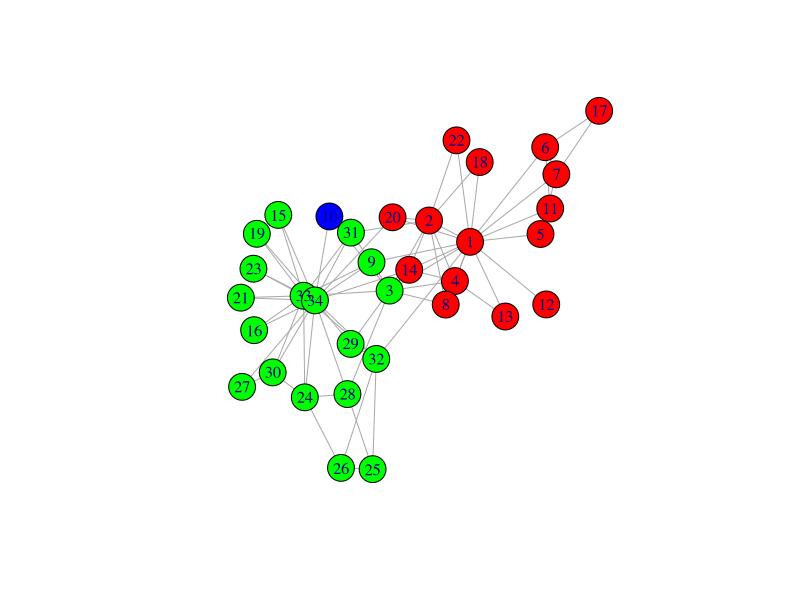
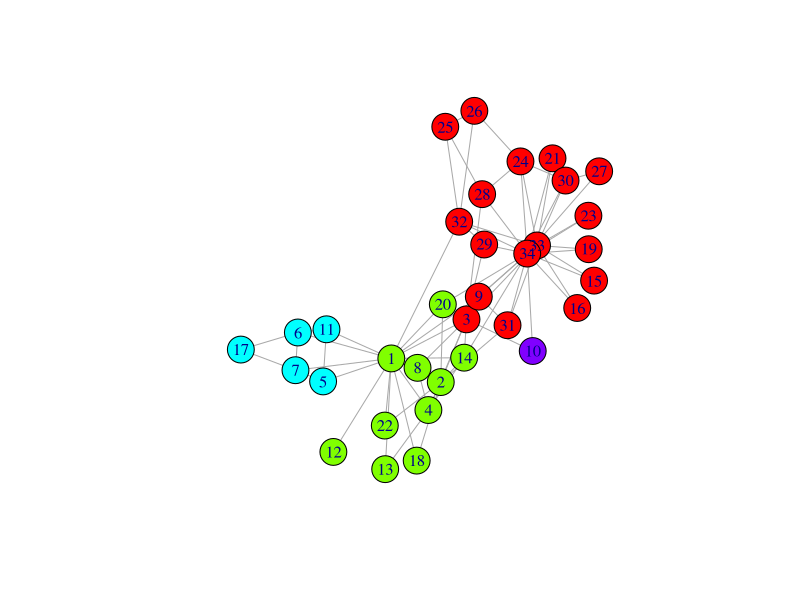
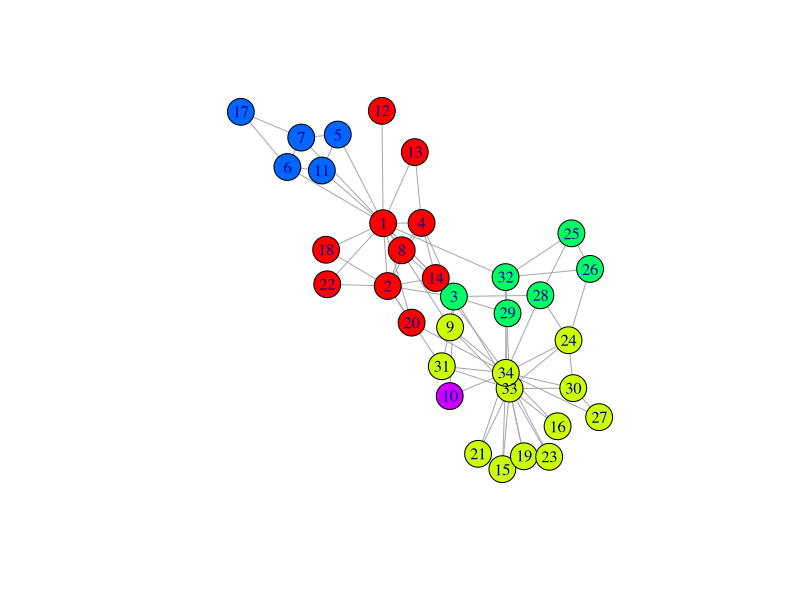

Reproduce these figures in R, in order.
library("igraph")
karate = graph.famous("Zachary")
ebc = edge.betweenness.community(karate)
cut = cutat(ebc,3)
colors = rainbow(3)
plot(karate, vertex.color=colors[cut])
cut = cutat(ebc,4)
colors = rainbow(4)
plot(karate, vertex.color=colors[cut])
cut = cutat(ebc,5)
colors = rainbow(5)
plot(karate, vertex.color=colors[cut])
